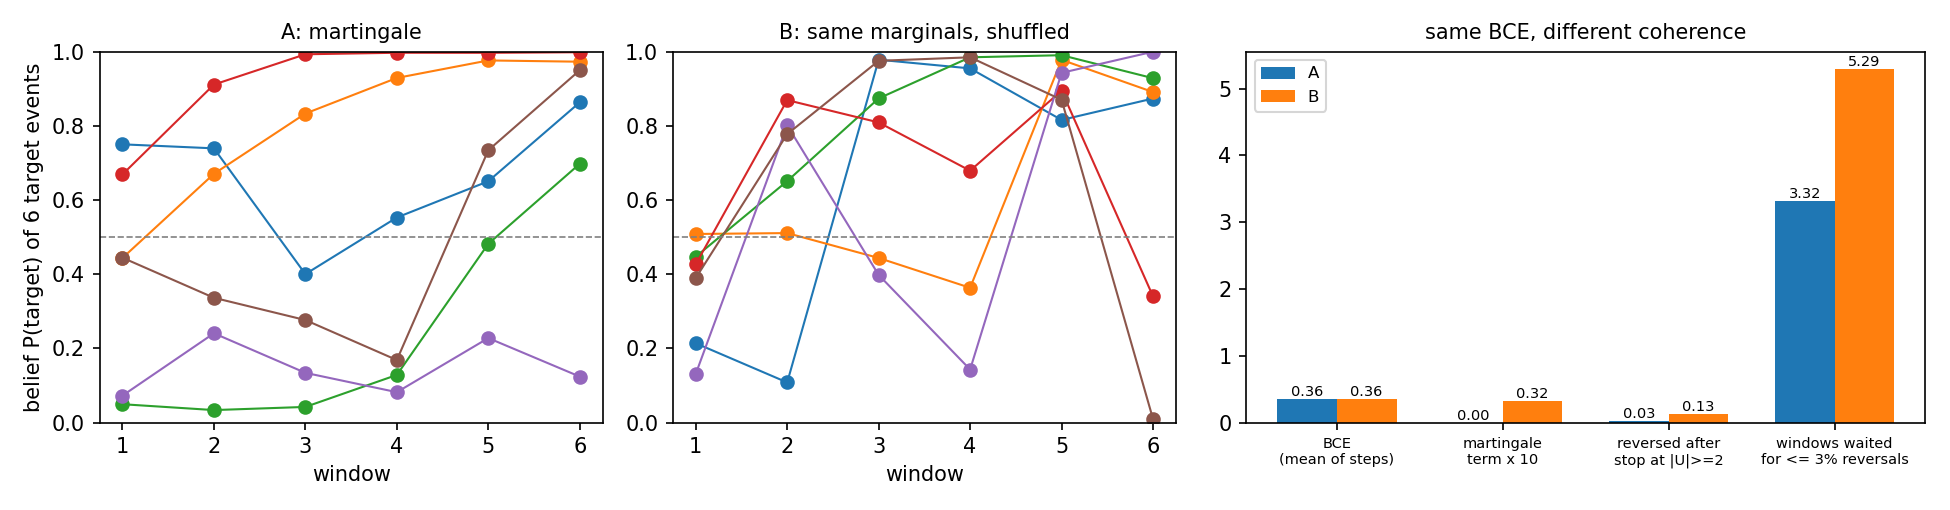

Python code for this plot:
"""Toy example for the martingale-consistency loss (V18, 11-14): per-step BCE cannot see whether a belief sequence is
coherent over time; the martingale term can, and coherence is what a sequential stopping rule relies on.

Two belief sequences over the same events (label y ~ Bernoulli(0.3), K = 6 windows):
    A  exact posteriors of i.i.d. Gaussian evidence, P_k = sigmoid(logit(0.3) + sum_{j<=k} 2 mu x_j): a martingale
    B  the same values of P_k, shuffled among the events of the same label separately at every step
Per step, (P_k, y) has exactly the same distribution in A and B, so the per-step BCE is identical; only the links
between consecutive steps differ (B is not a realisable predictor -- its shuffle uses the label -- it only isolates the
temporal coherence). Measured: per-step BCE, the martingale term (model/sdu.py), and what a stopping rule does with
each: commit at the first step whose |logit P_k - tau| >= b; reversal = the committed side differs from the side at the
last step; the smallest bound whose reversal rate stays <= ALPHA and the mean stopping step it costs.
Writes docs/figs/martingale_toy.png and prints the numbers.
"""
import os
import sys

import numpy as np
import torch

ROOT = os.path.dirname(os.path.dirname(os.path.dirname(os.path.abspath(__file__))))
sys.path.insert(0, ROOT)
from model.sdu import martingale_penalty  # noqa: E402

N, K, MU, PRIOR, TAU, BOUND, ALPHA = 20000, 6, 0.5, 0.3, 0.0, 2.0, 0.03


def sequences(seed=0):
    rng = np.random.RandomState(seed)
    y = rng.rand(N) < PRIOR
    x = rng.randn(N, K) + np.where(y, MU, -MU)[:, None]
    U = np.log(PRIOR / (1 - PRIOR)) + np.cumsum(2 * MU * x, 1)
    A = 1.0 / (1.0 + np.exp(-U))
    B = A.copy()
    for k in range(K):                                  # shuffle within each label, independently per step
        for lab in (True, False):
            i = np.nonzero(y == lab)[0]
            B[i, k] = A[rng.permutation(i), k]
    return y, A, B


def stopping(L, bound):
    stop = np.full(len(L), K - 1)
    for k in range(K - 1, -1, -1):                      # first step that crosses the bound
        stop = np.where(np.abs(L[:, k] - TAU) >= bound, k, stop)
    commit = L[np.arange(len(L)), stop] >= TAU
    return (commit != (L[:, -1] >= TAU)).mean(), stop.mean() + 1


def stats(P, y):
    eps = 1e-7
    bce = -(y[:, None] * np.log(P + eps) + (~y)[:, None] * np.log(1 - P + eps)).mean(0)
    U = torch.as_tensor(np.log(P / (1 - P)), dtype=torch.float64)
    mart = float(martingale_penalty(U, torch.ones_like(U), torch.ones(len(y), dtype=torch.float64)))
    L = np.log(P / (1 - P))
    rev, _ = stopping(L, BOUND)
    flips = (np.diff((L >= TAU).astype(int), axis=1) != 0).sum(1).mean()
    for b in np.arange(0.25, 12.01, 0.05):              # smallest bound that keeps reversals <= ALPHA
        r, wait = stopping(L, b)
        if r <= ALPHA:
            break
    return bce, mart, rev, flips, b, wait


def main():
    y, A, B = sequences()
    res = {"A: martingale (exact posterior)": stats(A, y), "B: same per-step values, shuffled": stats(B, y)}
    for name, (bce, mart, rev, flips, b, wait) in res.items():
        print("%-36s BCE per step %s | martingale term %.2e | side flips per event %.2f | stop at |U| >= %.0f: "
              "reversed later %.3f | reversals <= %.2f need bound %.2f and %.2f windows on average" % (
                  name, " ".join("%.4f" % v for v in bce), mart, flips, BOUND, rev, ALPHA, b, wait))
    import matplotlib
    matplotlib.use("Agg")
    import matplotlib.pyplot as plt
    fig, ax = plt.subplots(1, 3, figsize=(13, 3.4), gridspec_kw={"width_ratios": [1, 1, 1.35]})
    rng = np.random.RandomState(3)
    pick = rng.choice(np.nonzero(y)[0], 6, replace=False)
    for i, (name, P) in enumerate((("A", A), ("B", B))):
        for e in pick:
            ax[i].plot(range(1, K + 1), P[e], marker="o", lw=1)
        ax[i].axhline(1 / (1 + np.exp(-TAU)), color="gray", ls="--", lw=0.8)
        ax[i].set_title("%s: %s" % (name, "martingale" if name == "A" else "same marginals, shuffled"), fontsize=10)
        ax[i].set_xlabel("window")
        ax[i].set_ylim(0, 1)
    ax[0].set_ylabel("belief P(target) of 6 target events")
    labels = ["BCE\n(mean of steps)", "martingale\nterm x 10", "reversed after\nstop at |U|>=2",
              "windows waited\nfor <= 3% reversals"]
    vals = {k: [res[k][0].mean(), res[k][1] * 10, res[k][2], res[k][5]] for k in res}
    xs = np.arange(4)
    for off, (k, v) in zip((-0.18, 0.18), vals.items()):
        ax[2].bar(xs + off, v, 0.36, label=k[0])
        for xx, vv in zip(xs + off, v):
            ax[2].text(xx, vv, "%.2f" % vv, ha="center", va="bottom", fontsize=7)
    ax[2].set_xticks(xs)
    ax[2].set_xticklabels(labels, fontsize=7)
    ax[2].legend(fontsize=8)
    ax[2].set_title("same BCE, different coherence", fontsize=10)
    fig.tight_layout()
    out = os.path.join(os.path.dirname(os.path.abspath(__file__)), "martingale_toy.png")
    fig.savefig(out, dpi=150)
    print("figure:", out)


if __name__ == "__main__":
    main()
